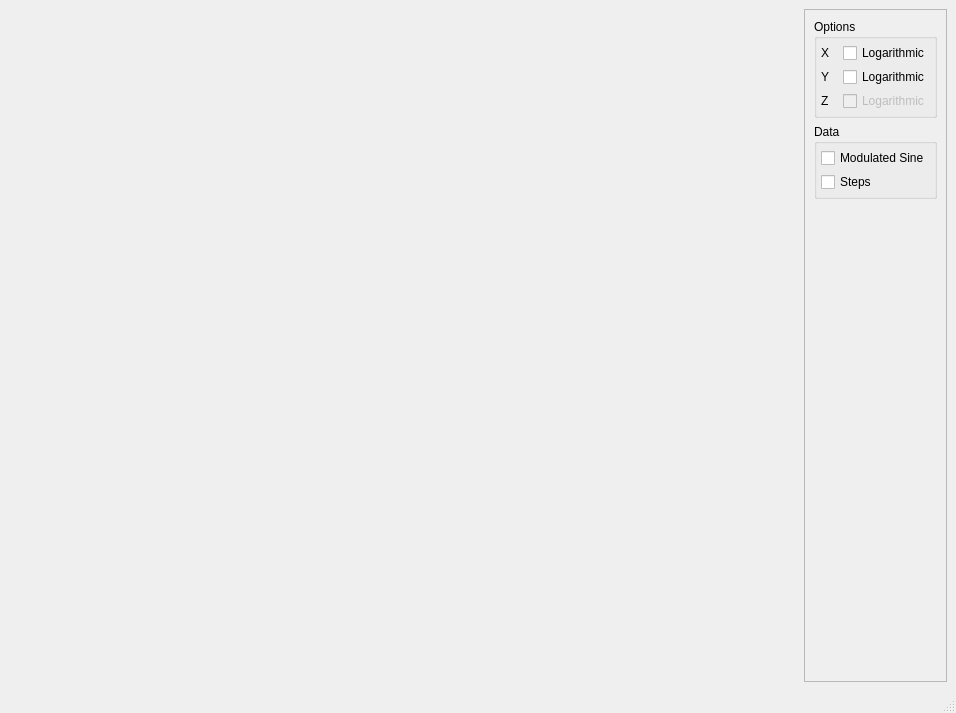
<?xml version="1.0" encoding="UTF-8"?>
<ui version="4.0">
 <class>MainWindow</class>
 <widget class="QMainWindow" name="MainWindow">
  <property name="geometry">
   <rect>
    <x>0</x>
    <y>0</y>
    <width>956</width>
    <height>713</height>
   </rect>
  </property>
  <property name="windowTitle">
   <string>Log Axes Test</string>
  </property>
  <widget class="QWidget" name="centralwidget">
   <layout class="QHBoxLayout" name="horizontalLayout">
    <item>
     <widget class="Mildred::MildredWidget" name="TestingWidget" native="true">
      <property name="sizePolicy">
       <sizepolicy hsizetype="Expanding" vsizetype="Preferred">
        <horstretch>5</horstretch>
        <verstretch>0</verstretch>
       </sizepolicy>
      </property>
     </widget>
    </item>
    <item>
     <widget class="QFrame" name="frame">
      <property name="sizePolicy">
       <sizepolicy hsizetype="Minimum" vsizetype="Preferred">
        <horstretch>0</horstretch>
        <verstretch>0</verstretch>
       </sizepolicy>
      </property>
      <property name="frameShape">
       <enum>QFrame::StyledPanel</enum>
      </property>
      <property name="frameShadow">
       <enum>QFrame::Raised</enum>
      </property>
      <layout class="QVBoxLayout" name="verticalLayout_2">
       <item>
        <widget class="QGroupBox" name="groupBox_2">
         <property name="sizePolicy">
          <sizepolicy hsizetype="Minimum" vsizetype="Preferred">
           <horstretch>0</horstretch>
           <verstretch>0</verstretch>
          </sizepolicy>
         </property>
         <property name="title">
          <string>Options</string>
         </property>
         <layout class="QGridLayout" name="gridLayout">
          <property name="leftMargin">
           <number>4</number>
          </property>
          <property name="topMargin">
           <number>4</number>
          </property>
          <property name="rightMargin">
           <number>4</number>
          </property>
          <property name="bottomMargin">
           <number>4</number>
          </property>
          <property name="spacing">
           <number>4</number>
          </property>
          <item row="0" column="1">
           <widget class="QCheckBox" name="XLogarithmicCheck">
            <property name="text">
             <string>Logarithmic</string>
            </property>
           </widget>
          </item>
          <item row="2" column="0">
           <widget class="QLabel" name="label_3">
            <property name="text">
             <string>Z</string>
            </property>
           </widget>
          </item>
          <item row="1" column="0">
           <widget class="QLabel" name="label_2">
            <property name="text">
             <string>Y</string>
            </property>
           </widget>
          </item>
          <item row="1" column="1">
           <widget class="QCheckBox" name="YLogarithmicCheck">
            <property name="text">
             <string>Logarithmic</string>
            </property>
           </widget>
          </item>
          <item row="2" column="1">
           <widget class="QCheckBox" name="ZLogarithmicCheck">
            <property name="enabled">
             <bool>false</bool>
            </property>
            <property name="text">
             <string>Logarithmic</string>
            </property>
           </widget>
          </item>
          <item row="0" column="0">
           <widget class="QLabel" name="label">
            <property name="text">
             <string>X</string>
            </property>
           </widget>
          </item>
         </layout>
        </widget>
       </item>
       <item>
        <widget class="QGroupBox" name="groupBox">
         <property name="title">
          <string>Data</string>
         </property>
         <layout class="QVBoxLayout" name="verticalLayout">
          <property name="spacing">
           <number>4</number>
          </property>
          <property name="leftMargin">
           <number>4</number>
          </property>
          <property name="topMargin">
           <number>4</number>
          </property>
          <property name="rightMargin">
           <number>4</number>
          </property>
          <property name="bottomMargin">
           <number>4</number>
          </property>
          <item>
           <widget class="QCheckBox" name="ModulatedSineCheck">
            <property name="text">
             <string>Modulated Sine</string>
            </property>
           </widget>
          </item>
          <item>
           <widget class="QCheckBox" name="StepsCheck">
            <property name="text">
             <string>Steps</string>
            </property>
           </widget>
          </item>
         </layout>
        </widget>
       </item>
       <item>
        <spacer name="verticalSpacer">
         <property name="orientation">
          <enum>Qt::Vertical</enum>
         </property>
         <property name="sizeHint" stdset="0">
          <size>
           <width>20</width>
           <height>40</height>
          </size>
         </property>
        </spacer>
       </item>
      </layout>
     </widget>
    </item>
   </layout>
  </widget>
  <widget class="QMenuBar" name="menubar">
   <property name="geometry">
    <rect>
     <x>0</x>
     <y>0</y>
     <width>956</width>
     <height>23</height>
    </rect>
   </property>
  </widget>
  <widget class="QStatusBar" name="statusbar"/>
 </widget>
 <customwidgets>
  <customwidget>
   <class>Mildred::MildredWidget</class>
   <extends>QWidget</extends>
   <header>widget.h</header>
   <container>1</container>
  </customwidget>
 </customwidgets>
 <resources/>
 <connections/>
</ui>
